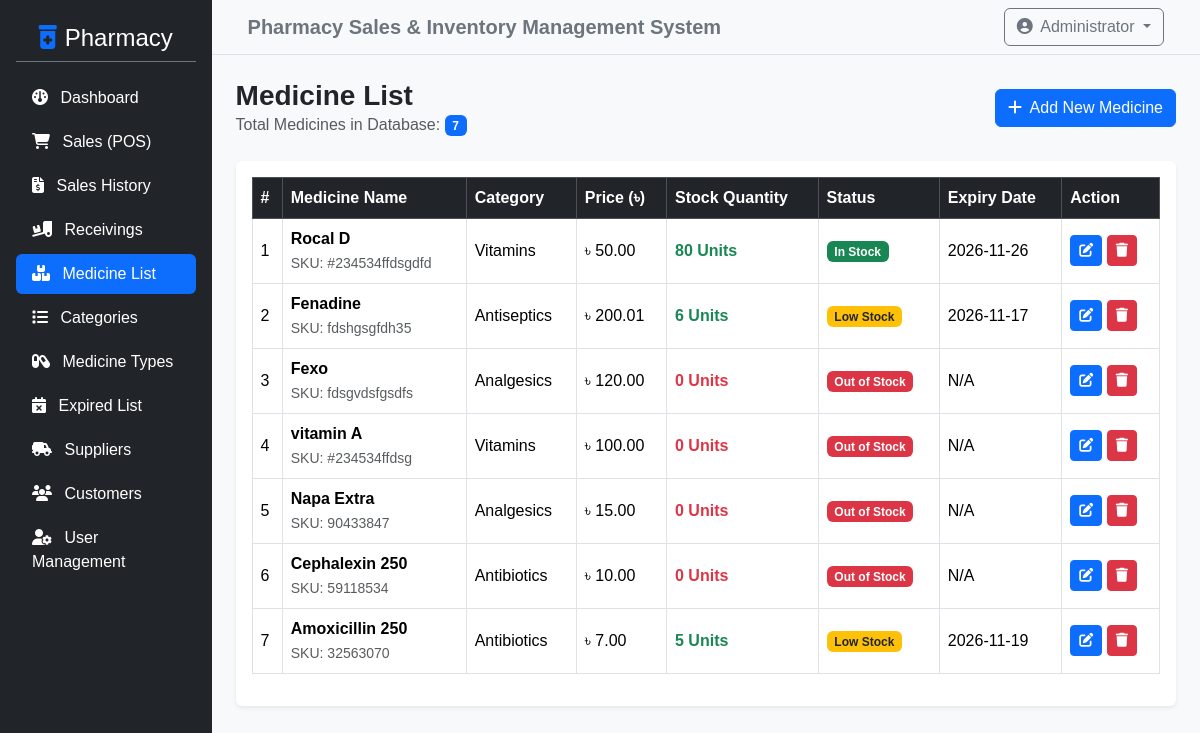
The page /admin/medicines.php (signed in) on the database its author committed.
### tables this page shows
CREATE TABLE `product_list` (
  `id` int NOT NULL,
  `category_id` int NOT NULL,
  `type_id` int DEFAULT NULL,
  `sku` varchar(50) NOT NULL,
  `price` double NOT NULL,
  `name` varchar(150) NOT NULL,
  `measurement` varchar(50) DEFAULT NULL,
  `description` text NOT NULL,
  `prescription` tinyint(1) NOT NULL DEFAULT '0',
  `expiry_date` date DEFAULT NULL,
  `supplier_id` int DEFAULT NULL,
  `quantity` int DEFAULT '0'
);

CREATE TABLE `category_list` (
  `id` int NOT NULL,
  `name` text NOT NULL,
  `description` varchar(250) DEFAULT NULL
);

### admin/medicines.php (the view, shortened to what this page needs)
<?php
include '../config/db_connect.php';
$sql = "SELECT p.*, c.name as category_name, s.supplier_name
        FROM product_list p
        LEFT JOIN category_list c ON p.category_id = c.id
        LEFT JOIN supplier_list s ON p.supplier_id = s.id
        ORDER BY p.id DESC";
$result = $conn->query($sql);
$total_medicines = $result ? $result->num_rows : 0;
?>
<?php include '../includes/header.php'; ?>
<div class="d-flex">
    <?php include '../includes/sidebar.php'; ?>
    <div class="w-100 bg-light min-vh-100">
        <?php include '../includes/topbar.php'; ?>
        <div class="container-fluid p-4">
            <div class="d-flex justify-content-between align-items-center mb-4">
                <div>
                    <h3 class="fw-bold mb-0">Medicine List</h3>
                    <p class="text-muted mb-0">Total Medicines in Database: <span class="badge bg-primary"><?php echo $total_medicines; ?></span></p>
                </div>
                <a href="add_medicine.php" class="btn btn-primary"><i class="fa-solid fa-plus me-1"></i> Add New Medicine</a>
            </div>
            <div class="card shadow-sm border-0">
                <div class="card-body">
                    <div class="table-responsive">
                        <table class="table table-bordered table-hover align-middle">
                            <thead class="table-dark">
                                <tr>
                                    <th>#</th>
                                    <th>Medicine Name</th>
                                    <th>Category</th>
                                    <th>Price (৳)</th>
                                    <th>Stock Quantity</th>
                                    <th>Status</th>
                                    <th>Expiry Date</th>
                                    <th>Action</th>
                                </tr>
                            </thead>
                            <tbody>
                                <?php if ($result && $result->num_rows > 0): ?>
                                    <?php $i = 1; while ($row = $result->fetch_assoc()):
                                        $stock = intval($row['quantity'] ?? 0);
                                    ?>
                                        <tr>
                                            <td><?php echo $i++; ?></td>
                                            <td>
                                                <strong><?php echo htmlspecialchars($row['name']); ?></strong><br>
                                                <small class="text-muted">SKU: <?php echo htmlspecialchars($row['sku'] ?? 'N/A'); ?></small>
                                            </td>
                                            <td><?php echo htmlspecialchars($row['category_name'] ?? 'Uncategorized'); ?></td>
                                            <td>৳ <?php echo number_format($row['price'] ?? 0, 2); ?></td>
                                            <td>
                                                <span class="fw-bold <?php echo $stock > 0 ? 'text-success' : 'text-danger'; ?>">
                                                    <?php echo $stock; ?> Units
                                                </span>
                                            </td>
                                            <td>
                                                <?php if ($stock > 10): ?>
                                                    <span class="badge bg-success">In Stock</span>
                                                <?php elseif ($stock > 0 && $stock <= 10): ?>
                                                    <span class="badge bg-warning text-dark">Low Stock</span>
                                                <?php else: ?>
                                                    <span class="badge bg-danger">Out of Stock</span>
                                                <?php endif; ?>
                                            </td>
                                            <td><?php echo htmlspecialchars($row['expiry_date'] ?? 'N/A'); ?></td>
                                            <td>
                                                <a href="edit_medicine.php?id=<?php echo $row['id']; ?>" class="btn btn-sm btn-primary"><i class="fa-solid fa-pen-to-square"></i></a>
                                                <a href="delete_medicine.php?id=<?php echo $row['id']; ?>" class="btn btn-sm btn-danger" onclick="return confirm('Are you sure you want to delete this medicine?');"><i class="fa-solid fa-trash"></i></a>
                                            </td>
                                        </tr>
                                    <?php endwhile; ?>
                                <?php else: ?>
                                    <tr>
                                        <td colspan="8" class="text-center text-muted py-4">No medicines found in database.</td>
                                    </tr>
                                <?php endif; ?>
                            </tbody>
                        </table>
                    </div>
                </div>
            </div>
        </div>
    </div>
</div>
<?php include '../includes/footer.php'; ?>

### assets/css/style.css (style rules this page uses)
body { font-family: 'Segoe UI', Tahoma, Geneva, Verdana, sans-serif; background-color: #f8f9fa; }
body { background-color: #f8f9fa; font-family: Arial, sans-serif; }

### rows shown on the page
product_list: name "Rocal D", sku "#234534ffdsgdfd", category_list.name "Vitamins", price "50.00", quantity "80", shows "In Stock", expiry_date "2026-11-26"
product_list: name "Fenadine", sku "fdshgsgfdh35", category_list.name "Antiseptics", price "200.01", quantity "6", shows "Low Stock", expiry_date "2026-11-17"
product_list: name "Fexo", sku "fdsgvdsfgsdfs", category_list.name "Analgesics", price "120.00", quantity "0", shows "Out of Stock", expiry_date "N/A"
product_list: name "vitamin A", sku "#234534ffdsg", category_list.name "Vitamins", price "100.00", quantity "0", shows "Out of Stock", expiry_date "N/A"
product_list: name "Napa Extra", sku "90433847", category_list.name "Analgesics", price "15.00", quantity "0", shows "Out of Stock", expiry_date "N/A"
product_list: name "Cephalexin 250", sku "59118534", category_list.name "Antibiotics", price "10.00", quantity "0", shows "Out of Stock", expiry_date "N/A"
product_list: name "Amoxicillin 250", sku "32563070", category_list.name "Antibiotics", price "7.00", quantity "5", shows "Low Stock", expiry_date "2026-11-19"

### other values the page prints
$total_medicines "7"
